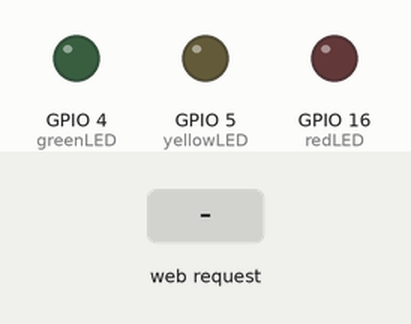
The sketch below on a simulated ESP8266 (NodeMCU). Parts: output pins drawn as LEDs (lit = HIGH). Inputs (shaded band) come from the test bench. WiFi joins after 1.5 s; servers stay silent unless stated; what the sketch prints to the serial monitor is not drawn.

Above: at 2.8 s.
2.9 s: HTTP request GET /5/on received
At 4.1 s:
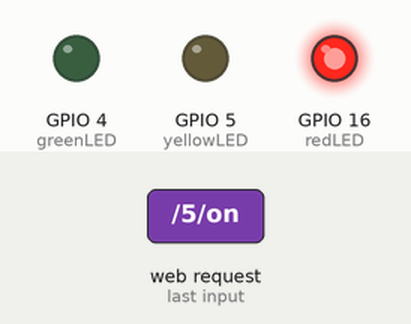
4.4 s: HTTP request GET /4/on received
At 5.2 s:
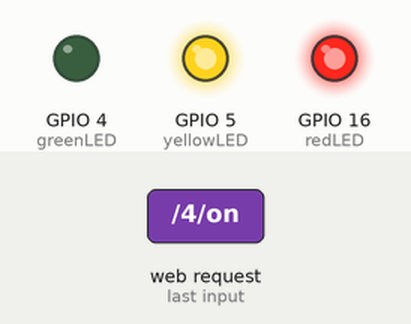
5.9 s: HTTP request GET /5/off received
At 6.4 s:
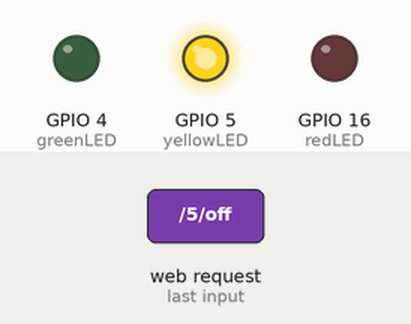
7.4 s: HTTP request GET /12/on received
At 8.6 s:
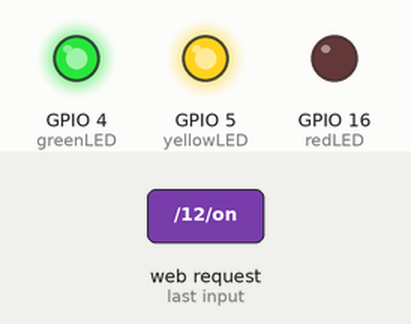
8.9 s: HTTP request GET /4/off received
At 9.8 s:
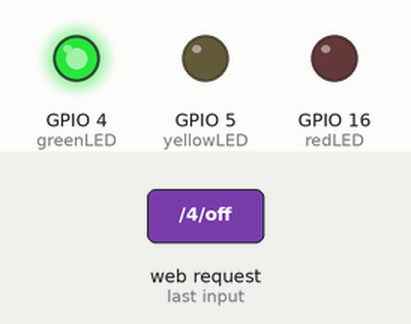
10.4 s: HTTP request GET /5/on received
At 11.0 s:
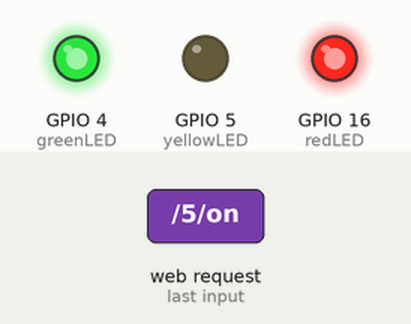
Timing chart, 0 to 12.9 s (numbered marks = the images above; inputs shaded):
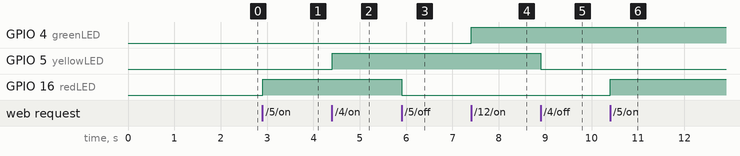

The sketch:

HUZZAH_Html_LED_Control.ino
```cpp
/*
 * Projekt: Set up Web-side hvorfra 3 LEDs
 * kan tændes og slukkes
 *
 * Predefinerede konstanter:
 * OUTPUT, HIGH, LOW
 *
 * Indbyggede funktioner:
 * Serial.begin(speed)
 * Serial.print(val)
 * Serial.println(val)
 * pinMode(pin, mode)
 * digitalWrite(pin, value)
 * delay(ms)
 *
 * Funktioner fra ESP8266 biliotek
 * WiFiServer
 * WiFi.begin(ssid, password)
 * WiFi.status()
 * WiFi.localIP()
 *
 * server.begin()
 * server.available()
 *
 * client.connected()
 * client.available()
 * client.read()
 * client.println
 *
 * Brugerdefinerede konstanter:
 * ssid, password
 * redLED, greenLED, yellowLED
 *
 * Brugerdefinerede variable:
 * header
 * stateRedLED, stateGreenLED, stateYellowLED
 */


// Load Wi-Fi bibliotek til ESP8266
#include <ESP8266WiFi.h>

// Load WIFI secrets form wifi_secrets.h file
#include "wifi_secrets.h"

// SSID to connect to
const char ssid[] = SECRET_SSID;
const char password[] = SECRET_PASS;

// web server port sætte til port 80
WiFiServer server(80);

// Variabel der gemmer HTTP request
String header;

// Textstrenge der indholder status for de tre LEDs
String stateRedLED = "off";
String stateYellowLED = "off";
String stateGreenLED = "off";

// de tre LED forbindes til pin 4, 5 og 16
const int greenLED = 4;
const int yellowLED = 5;
const int redLED = 16;


/********************************************************/
/*   SETUP                                              */
/********************************************************/
void setup() {
   // Initialiser seriel kommunikation
  Serial.begin(115200);
  delay(100);

  // Initialiser de 3 output variable til OUTPUT
  pinMode(greenLED, OUTPUT);
  pinMode(yellowLED, OUTPUT);
  pinMode(redLED, OUTPUT);

  // Set outputs to LOW
  digitalWrite(greenLED, LOW);
  digitalWrite(yellowLED, LOW);
  digitalWrite(redLED, LOW);

  // Opret forbindelse ti WiFi netværk
  // med ssid and password
  Serial.println();
  Serial.println();
  Serial.print("Opret forbindelse til ");
  Serial.println(ssid);

  WiFi.begin(ssid, password);

  while (WiFi.status() != WL_CONNECTED) {
    delay(500);
    Serial.print(".");
  }

  // Skriv den lokale IP addresse og start web server
  Serial.println("");
  Serial.println("WiFi forbundet.");
  Serial.println("IP addresse: ");
  Serial.println(WiFi.localIP());
  server.begin();
}


/********************************************************/
/*   LOOP                                               */
/********************************************************/
void loop(){
// Lytter efter indkomne klienter
WiFiClient client = server.available();

// Hvis en klient forbindes
if (client) {
  // Besked om at der er en ny klient
  Serial.println("Ny klient.");

  // Tekststreng der indeholder data fra klient
  String currentLine = "";

  // loop mens klienten er forbundet
  while (client.connected()) {

    // Hvis der er data fra klienten
    if (client.available()) {

      // læs en byte
      char c = client.read();

      // den læste byte udskrives, og tilføjes til
      // strengen header
      Serial.write(c);
      header += c;

      // hvis den modtagen karakter er et linjeskift
      if (c == '\n') {
        // hvis den aktuelle linje er tom,
        // så er der modtaget to linjeskift i træk,
        // hvilket markerer slutningen på klientens
        // HTTP request, så sendes et response:
        if (currentLine.length() == 0) {
          // HTTP headers starter altid med en
          // responskode (fx. HTTP/1.1 200 OK)
          // Koder kan tjekkes på:

// en.wikipedia.org/wiki/List_of_HTTP_status_codes

          // og en indholdstype, så klienten ved hvad der
          // kommer, der afsluttes med en blank linje:
          client.println("HTTP/1.1 200 OK");
          client.println("Content-type:text/html");
          client.println("Connection: close");
          client.println();

          // tænd og sluk de digitale udgange 2, 4 og 5
          // der styrer de 3 LEDs, og skriv tilstand til
          // Seriel Monitor i Arduino
          if (header.indexOf("GET /5/on") >= 0) {
            Serial.println("Rød LED on");
            stateRedLED = "on";
            digitalWrite(redLED, HIGH);
          } else if (header.indexOf("GET /5/off") >= 0) {
            Serial.println("Rød LED off");
            stateRedLED = "off";
            digitalWrite(redLED, LOW);
          } else if (header.indexOf("GET /4/on") >= 0) {
            Serial.println("Gul LED on");
            stateYellowLED = "on";
            digitalWrite(yellowLED, HIGH);
          } else if (header.indexOf("GET /4/off") >= 0) {
            Serial.println("Gul LED off");
            stateYellowLED = "off";
            digitalWrite(yellowLED, LOW);
            } else if (header.indexOf("GET /12/on") >= 0) {
            Serial.println("Grøn LED on");
            stateGreenLED = "on";
            digitalWrite(greenLED, HIGH);
          } else if (header.indexOf("GET /12/off") >= 0) {
            Serial.println("Grøn LED off");
            stateGreenLED = "off";
            digitalWrite(greenLED, LOW);
          }

          // Vis HTML web page
          client.println("<!DOCTYPE html><html>");
          client.println("<head><meta name=\"viewport\" content=\"width=device-width, initial-scale=1\">");
          client.println("<link rel=\"icon\" href=\"data:,\">");
          // CSS der styrer udseende af knapper
          // Ret så du får den ønskede background-color
          // og font-size attributter,
          // der passser til dit formål
          client.println("<style>html { font-family: Arial; display: inline-block; margin: 0px auto; text-align: center;}");
          client.println(".button { background-color: #A2260AF; border: none; color: white; padding: 16px 40px; ");
          client.println("text-decoration: none; font-size: 30px; margin: 2px; cursor: pointer;}");
          client.println(".buttonR {background-color: #E82D24;}");
          client.println(".buttonY {background-color: #F7C71B;}");
          client.println(".buttonG {background-color: #A2D040;}</style></head>");

          // Overskrift på websiden
          client.println("<body><h1>LED Kontrol - version 1.1</h1>");

          // Vis status og knap for tænd/sluk: rød LED
          client.println("<p>RED LED - Tilstand " + stateRedLED + "</p>");
          // Hvis stateRedLED er off, vises ON button
          if (stateRedLED=="off") {
            client.println("<p><a href=\"/5/on\"><button class=\"button\">ON</button></a></p>");
          } else {
            client.println("<p><a href=\"/5/off\"><button class=\"button buttonR\">OFF</button></a></p>");
          }

          // Vis status og knapp for tænd/sluk: gul LED
          client.println("<p>Yellow LED - Tilstand " + stateYellowLED + "</p>");
          // Hvis stateYellowLED er off, vies ON button
          if (stateYellowLED=="off") {
            client.println("<p><a href=\"/4/on\"><button class=\"button\">ON</button></a></p>");
          } else {
            client.println("<p><a href=\"/4/off\"><button class=\"button buttonY\">OFF</button></a></p>");
          }

          // Vis status og knap for tænd/sluk: grøn LED
          client.println("<p>Green LED - Tilstand " + stateGreenLED + "</p>");
          // Hvis stateGreenLED er off, vies ON button
          if (stateGreenLED=="off") {
            client.println("<p><a href=\"/12/on\"><button class=\"button\">ON</button></a></p>");
          } else {
            client.println("<p><a href=\"/12/off\"><button class=\"button buttonG\">OFF</button></a></p>");
          }

          client.println("</body></html>");

          // HTTP response sluttes med endnu
          // en blank linje
          client.println();
          // Her stoppe while loop med Break kommando
          break;

          // hvis det er en ny linje der modtages,
          // så clear den aktuelle linje
        } else {
          currentLine = "";
        }
        // hvis der modtages alt andet en retur karakter
      } else if (c != '\r') {
        // tilføj til slutningen af den aktuelle linje
        currentLine += c;
      }
    }
  }
  // Overskriv header variable så den er tom
  header = "";

  // Luk forbndelsen ned
  client.stop();
  Serial.println("Klient ikke længere forbundet.");
  Serial.println("");
}
}
```

wifi_secrets.h
```cpp
// Skriv dit netværksid og den hemmelige passkey imellem "" tegnene.
#define SECRET_SSID "NETVÆRK"
#define SECRET_PASS "PASSKEY"
```

Measured:
- after the input at 2.9 s, GPIO 16 (redLED): LOW → HIGH at once
- after the input at 4.4 s, GPIO 5 (yellowLED): LOW → HIGH at once
- after the input at 5.9 s, GPIO 16 (redLED): HIGH → LOW at once
- after the input at 7.4 s, GPIO 4 (greenLED): LOW → HIGH at once
- after the input at 8.9 s, GPIO 5 (yellowLED): HIGH → LOW at once
- after the input at 10.4 s, GPIO 16 (redLED): LOW → HIGH at once
